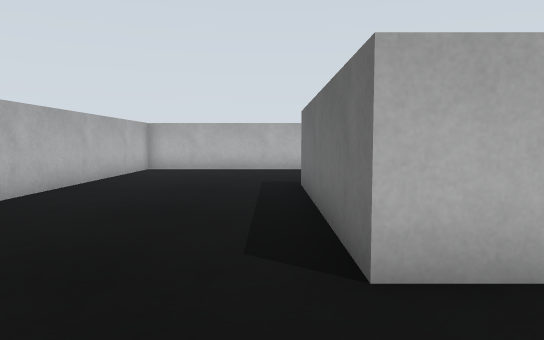
view 1 (above)

12 first-person views from a walk through a robot-simulator world made for Gazebo. The camera is 0.2 m above the floor, tilts 4° down and sees 70° across. The floor is counted in squares, 0.2 m on a side. Each view is taken from the middle of a square. On the plan, view 1 faces up. The plan holds only what a view shows up to about 14 squares ahead; the rest is blank. The place goes on beyond the plan.

view 2
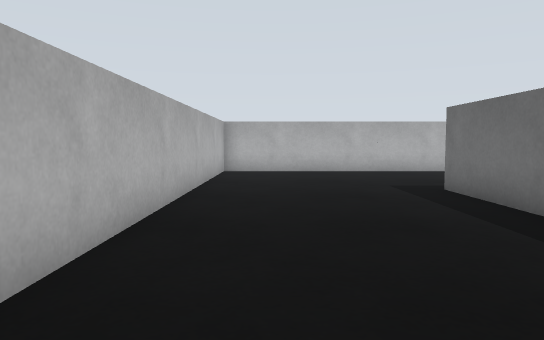

view 3
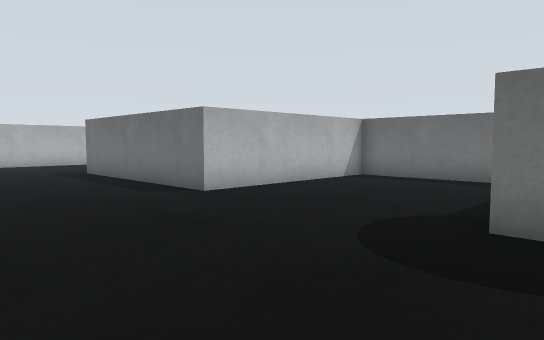

view 4
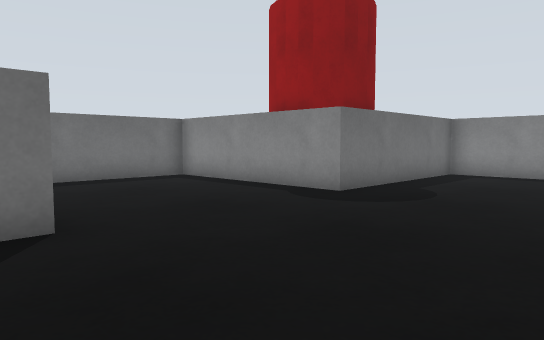

view 5
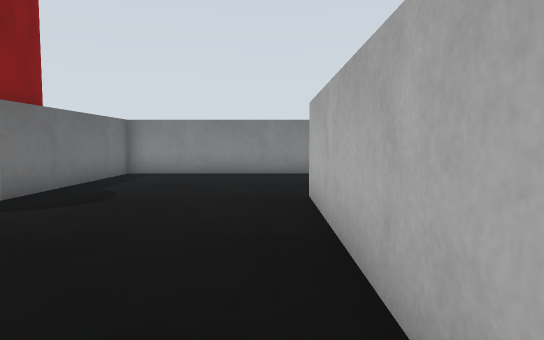

view 6
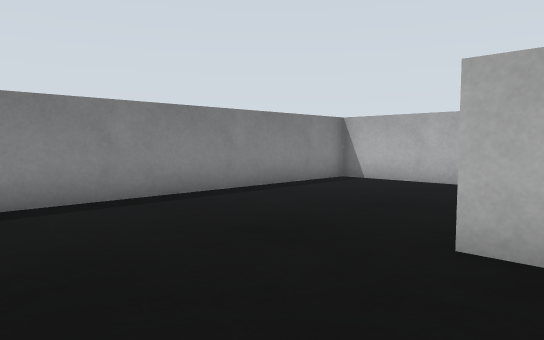

view 7
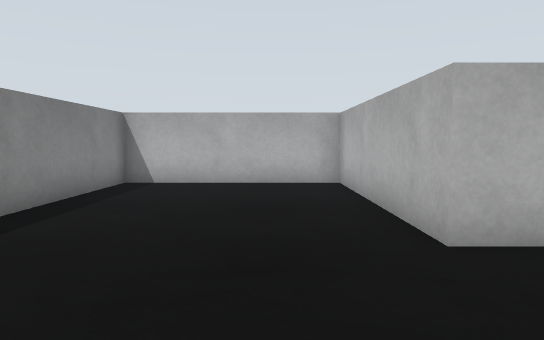

view 8
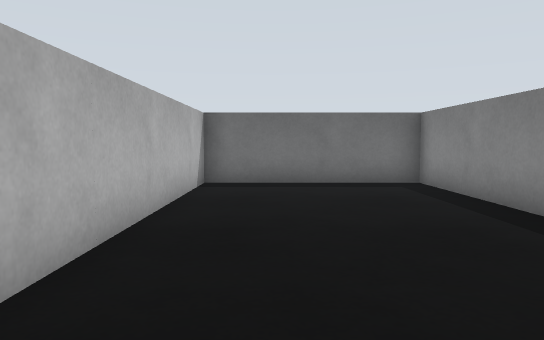

view 9
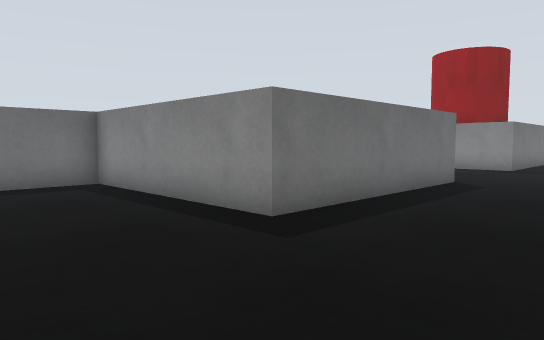

view 10
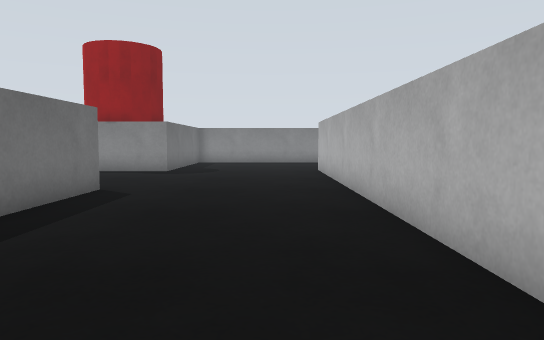

view 11
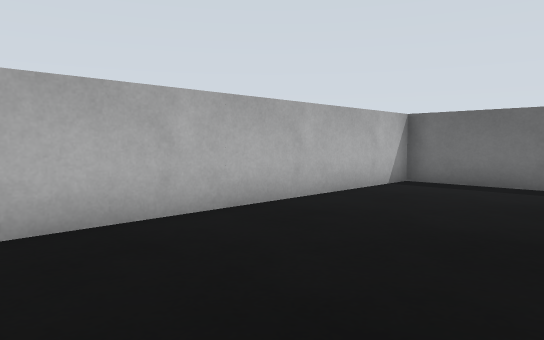

view 12
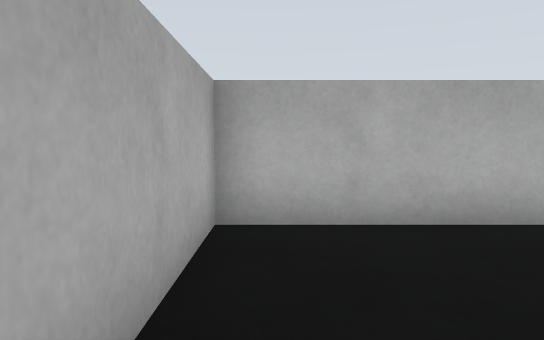

### Floor plan
Ten units are one square. View 1 is at (0, 0); x grows to the right and y downward. Boxes are objects, and circles mark ways between rooms. Rooms are numbered by the first view taken in them; rooms with no view inside come last. Other rooms are left out.
<svg viewBox="-112 -152 184 244">
<path fill="none" stroke="#000" d="M7 27 67 27 67 -27 7 -27 7 -93 67 -93 67 -147 -47 -147 -47 33M-47 33 -107 33 -107 87 7 87 7 27"/>
<circle cx="-20" cy="30" r="3" fill="#2a7"/>
<text x="0" y="-60">1</text>
<text x="-50" y="60">2</text>
</svg>
Room 1 opens to room 2.

Where each view was taken, in squares from view 1:
view 1: 0 up, 0 right, facing up
view 2: 1 up, 3 left, facing up
view 3: 4 down, 4 left, facing up-right
view 4: 4 up, 4 left, facing down-right
view 5: 4 up, 4 left, facing down
view 6: 2 down, 1 left, facing down-left
view 7: 5 down, 1 left, facing left
view 8: 13 up, 3 left, facing right
view 9: 13 up, 3 left, facing down-right
view 10: 11 up, 3 left, facing down
view 11: 10 up, 3 left, facing up-right
view 12: 10 up, 4 left, facing up
